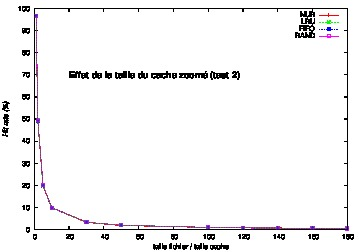

This figure's gnuplot source:
set style data linespoints
set xlabel "taille fichier / taille cache"
set ylabel "Hit rate (%)" font "Helvetica-Oblique"
set label "Effet de la taille du cache zoomé (test 2)" font "Helvetica-Bold,18" at 20,70 
set encoding utf8
set terminal postscript eps color
set output "t2-cache_size-zoom.eps"
plot "t2-cache_size-zoom" using 1:2 t "NUR", "t2-cache_size-zoom" using 1:3 t "LRU", "t2-cache_size-zoom" using 1:4 t "FIFO", "t2-cache_size-zoom" using 1:5 t "RAND"
